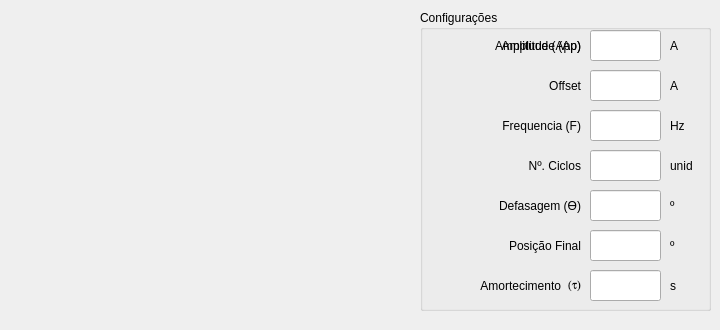
         <widget class="QWidget" name="tab_14">
          <attribute name="title">
           <string>Senoidal Amortecida</string>
          </attribute>
          <widget class="QLabel" name="label_62">
           <property name="geometry">
            <rect>
             <x>10</x>
             <y>30</y>
             <width>401</width>
             <height>231</height>
            </rect>
           </property>
           <property name="text">
            <string/>
           </property>
           <property name="pixmap">
            <pixmap>imagens/Senoide_Amortecida_2.jpg</pixmap>
           </property>
           <property name="scaledContents">
            <bool>true</bool>
           </property>
          </widget>
          <widget class="QGroupBox" name="groupBox_19">
           <property name="geometry">
            <rect>
             <x>420</x>
             <y>10</y>
             <width>291</width>
             <height>301</height>
            </rect>
           </property>
           <property name="title">
            <string>Configurações</string>
           </property>
           <widget class="QLineEdit" name="Amplitude_Senoidal_Amortecida">
            <property name="geometry">
             <rect>
              <x>170</x>
              <y>20</y>
              <width>71</width>
              <height>31</height>
             </rect>
            </property>
           </widget>
           <widget class="QLineEdit" name="Offset_Senoidal_Amortecida">
            <property name="geometry">
             <rect>
              <x>170</x>
              <y>60</y>
              <width>71</width>
              <height>31</height>
             </rect>
            </property>
            <property name="text">
             <string/>
            </property>
           </widget>
           <widget class="QLabel" name="label_92">
            <property name="geometry">
             <rect>
              <x>0</x>
              <y>20</y>
              <width>161</width>
              <height>31</height>
             </rect>
            </property>
            <property name="text">
             <string>Amplitude (App)</string>
            </property>
            <property name="alignment">
             <set>Qt::AlignRight|Qt::AlignTrailing|Qt::AlignVCenter</set>
            </property>
           </widget>
           <widget class="QLabel" name="label_95">
            <property name="geometry">
             <rect>
              <x>0</x>
              <y>180</y>
              <width>161</width>
              <height>31</height>
             </rect>
            </property>
            <property name="text">
             <string>Defasagem (ϴ)</string>
            </property>
            <property name="alignment">
             <set>Qt::AlignRight|Qt::AlignTrailing|Qt::AlignVCenter</set>
            </property>
           </widget>
           <widget class="QLabel" name="label_100">
            <property name="geometry">
             <rect>
              <x>250</x>
              <y>20</y>
              <width>41</width>
              <height>31</height>
             </rect>
            </property>
            <property name="text">
             <string>A </string>
            </property>
           </widget>
           <widget class="QLabel" name="label_120">
            <property name="geometry">
             <rect>
              <x>250</x>
              <y>60</y>
              <width>21</width>
              <height>31</height>
             </rect>
            </property>
            <property name="text">
             <string>A</string>
            </property>
           </widget>
           <widget class="QLineEdit" name="Defasagem_Senoidal_Amortecida">
            <property name="geometry">
             <rect>
              <x>170</x>
              <y>180</y>
              <width>71</width>
              <height>31</height>
             </rect>
            </property>
            <property name="text">
             <string/>
            </property>
           </widget>
           <widget class="QLabel" name="label_122">
            <property name="geometry">
             <rect>
              <x>0</x>
              <y>60</y>
              <width>161</width>
              <height>31</height>
             </rect>
            </property>
            <property name="text">
             <string>Offset</string>
            </property>
            <property name="alignment">
             <set>Qt::AlignRight|Qt::AlignTrailing|Qt::AlignVCenter</set>
            </property>
           </widget>
           <widget class="QLabel" name="label_143">
            <property name="geometry">
             <rect>
              <x>250</x>
              <y>180</y>
              <width>21</width>
              <height>31</height>
             </rect>
            </property>
            <property name="text">
             <string>º</string>
            </property>
           </widget>
           <widget class="QLabel" name="label_144">
            <property name="geometry">
             <rect>
              <x>250</x>
              <y>100</y>
              <width>31</width>
              <height>31</height>
             </rect>
            </property>
            <property name="text">
             <string>Hz</string>
            </property>
           </widget>
           <widget class="QLineEdit" name="Frequencia_Senoidal_Amortecida">
            <property name="geometry">
             <rect>
              <x>170</x>
              <y>100</y>
              <width>71</width>
              <height>31</height>
             </rect>
            </property>
            <property name="text">
             <string/>
            </property>
           </widget>
           <widget class="QLabel" name="label_145">
            <property name="geometry">
             <rect>
              <x>250</x>
              <y>220</y>
              <width>21</width>
              <height>31</height>
             </rect>
            </property>
            <property name="text">
             <string>º</string>
            </property>
           </widget>
           <widget class="QLabel" name="label_146">
            <property name="geometry">
             <rect>
              <x>0</x>
              <y>100</y>
              <width>161</width>
              <height>31</height>
             </rect>
            </property>
            <property name="text">
             <string>Frequencia (F)</string>
            </property>
            <property name="alignment">
             <set>Qt::AlignRight|Qt::AlignTrailing|Qt::AlignVCenter</set>
            </property>
           </widget>
           <widget class="QLabel" name="label_147">
            <property name="geometry">
             <rect>
              <x>20</x>
              <y>220</y>
              <width>141</width>
              <height>31</height>
             </rect>
            </property>
            <property name="text">
             <string>Posição Final</string>
            </property>
            <property name="alignment">
             <set>Qt::AlignRight|Qt::AlignTrailing|Qt::AlignVCenter</set>
            </property>
           </widget>
           <widget class="QLineEdit" name="Posicao_Final_Senoidal_Amortecida">
            <property name="geometry">
             <rect>
              <x>170</x>
              <y>220</y>
              <width>71</width>
              <height>31</height>
             </rect>
            </property>
           </widget>
           <widget class="QLabel" name="label_148">
            <property name="geometry">
             <rect>
              <x>250</x>
              <y>140</y>
              <width>41</width>
              <height>31</height>
             </rect>
            </property>
            <property name="text">
             <string>unid</string>
            </property>
           </widget>
           <widget class="QLabel" name="label_149">
            <property name="geometry">
             <rect>
              <x>0</x>
              <y>140</y>
              <width>161</width>
              <height>31</height>
             </rect>
            </property>
            <property name="text">
             <string>Nº. Ciclos</string>
            </property>
            <property name="alignment">
             <set>Qt::AlignRight|Qt::AlignTrailing|Qt::AlignVCenter</set>
            </property>
           </widget>
           <widget class="QLineEdit" name="N_Ciclos_Senoidal_Amortecida">
            <property name="geometry">
             <rect>
              <x>170</x>
              <y>140</y>
              <width>71</width>
              <height>31</height>
             </rect>
            </property>
           </widget>
           <widget class="QLabel" name="label_150">
            <property name="geometry">
             <rect>
              <x>250</x>
              <y>260</y>
              <width>21</width>
              <height>31</height>
             </rect>
            </property>
            <property name="text">
             <string>s</string>
            </property>
           </widget>
           <widget class="QLabel" name="label_105">
            <property name="geometry">
             <rect>
              <x>30</x>
              <y>260</y>
              <width>111</width>
              <height>31</height>
             </rect>
            </property>
            <property name="text">
             <string>Amortecimento</string>
            </property>
            <property name="alignment">
             <set>Qt::AlignRight|Qt::AlignTrailing|Qt::AlignVCenter</set>
            </property>
           </widget>
           <widget class="QLineEdit" name="Amortecimento_Senoidal">
            <property name="geometry">
             <rect>
              <x>170</x>
              <y>260</y>
              <width>71</width>
              <height>31</height>
             </rect>
            </property>
            <property name="text">
             <string/>
            </property>
           </widget>
           <widget class="QLabel" name="label_107">
            <property name="geometry">
             <rect>
              <x>140</x>
              <y>260</y>
              <width>21</width>
              <height>31</height>
             </rect>
            </property>
            <property name="font">
             <font>
              <family>Symbol</family>
             </font>
            </property>
            <property name="text">
             <string>(t)</string>
            </property>
            <property name="alignment">
             <set>Qt::AlignRight|Qt::AlignTrailing|Qt::AlignVCenter</set>
            </property>
           </widget>
           <widget class="QLabel" name="label_174">
            <property name="geometry">
             <rect>
              <x>0</x>
              <y>20</y>
              <width>161</width>
              <height>31</height>
             </rect>
            </property>
            <property name="text">
             <string>Amplitude (Ap)</string>
            </property>
            <property name="alignment">
             <set>Qt::AlignRight|Qt::AlignTrailing|Qt::AlignVCenter</set>
            </property>
           </widget>
          </widget>
          <widget class="QLabel" name="label_71">
           <property name="geometry">
            <rect>
             <x>60</x>
             <y>260</y>
             <width>321</width>
             <height>61</height>
            </rect>
           </property>
           <property name="text">
            <string/>
           </property>
           <property name="pixmap">
            <pixmap>imagens/Eq_seno_amortecido.jpg</pixmap>
           </property>
           <property name="scaledContents">
            <bool>true</bool>
           </property>
          </widget>
         </widget>
